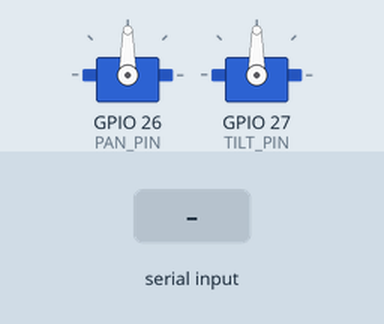
Bench run of a program on a simulated ESP32. Parts: 2 × servo. Inputs (shaded band) come from the test bench.

Above: at 1.2 s.
1.3 s: "V,,45\n" received over Serial
At 2.5 s:
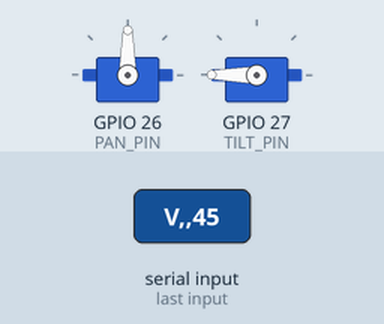
Timing chart, 0 to 4.3 s (numbered marks = the images above; inputs shaded):
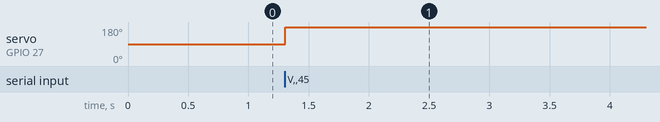

The program:

main.cpp
```cpp
#include <Arduino.h>
#include <ESP32Servo.h>

#define PAN_PIN  26
#define TILT_PIN 27

#define MIN_ANGLE 0.0f
#define MAX_ANGLE 180.0f

// Maximum degrees moved per loop iteration at full stick tilt
#define MAX_SPEED_STEP 8.0f

Servo panServo;
Servo tiltServo;

float targetPan = 90.0f;
float targetTilt = 90.0f;

// Normalized speed vectors (-1.0 to 1.0) received from Python
float panSpeed = 0.0f;
float tiltSpeed = 0.0f;

void setup() {
  Serial.begin(115200);

  panServo.setPeriodHertz(50);
  tiltServo.setPeriodHertz(50);

  panServo.attach(PAN_PIN, 500, 2400);
  tiltServo.attach(TILT_PIN, 500, 2400);

  panServo.write((int)targetPan);
  tiltServo.write((int)targetTilt);
}

void loop() {
  // Read velocity packets: "V,<panSpeed>,<tiltSpeed>\n"
  if (Serial.available() > 0) {
    String line = Serial.readStringUntil('\n');
    if (line.startsWith("V,")) {
      int firstComma = line.indexOf(',');
      int secondComma = line.indexOf(',', firstComma + 1);

      if (firstComma != -1 && secondComma != -1) {
        String pStr = line.substring(firstComma + 1, secondComma);
        String tStr = line.substring(secondComma + 1);

        panSpeed = pStr.toFloat();   // Range: -1.0 to 1.0
        tiltSpeed = tStr.toFloat();  // Range: -1.0 to 1.0
      }
    }
  }

  // Scale step size by joystick deflection factor
  targetPan += panSpeed * MAX_SPEED_STEP;
  targetTilt += tiltSpeed * MAX_SPEED_STEP;

  // Constrain within physical servo limits (0 to 180 degrees)
  targetPan = constrain(targetPan, MIN_ANGLE, MAX_ANGLE);
  targetTilt = constrain(targetTilt, MIN_ANGLE, MAX_ANGLE);

  panServo.write((int)targetPan);
  tiltServo.write((int)targetTilt);

  // ~100Hz refresh rate for fluid analog responsiveness
  delay(10);
}
```

Measured:
- after the input at 1.3 s, servo on GPIO 27 (TILT_PIN): 90° → 180° at once
